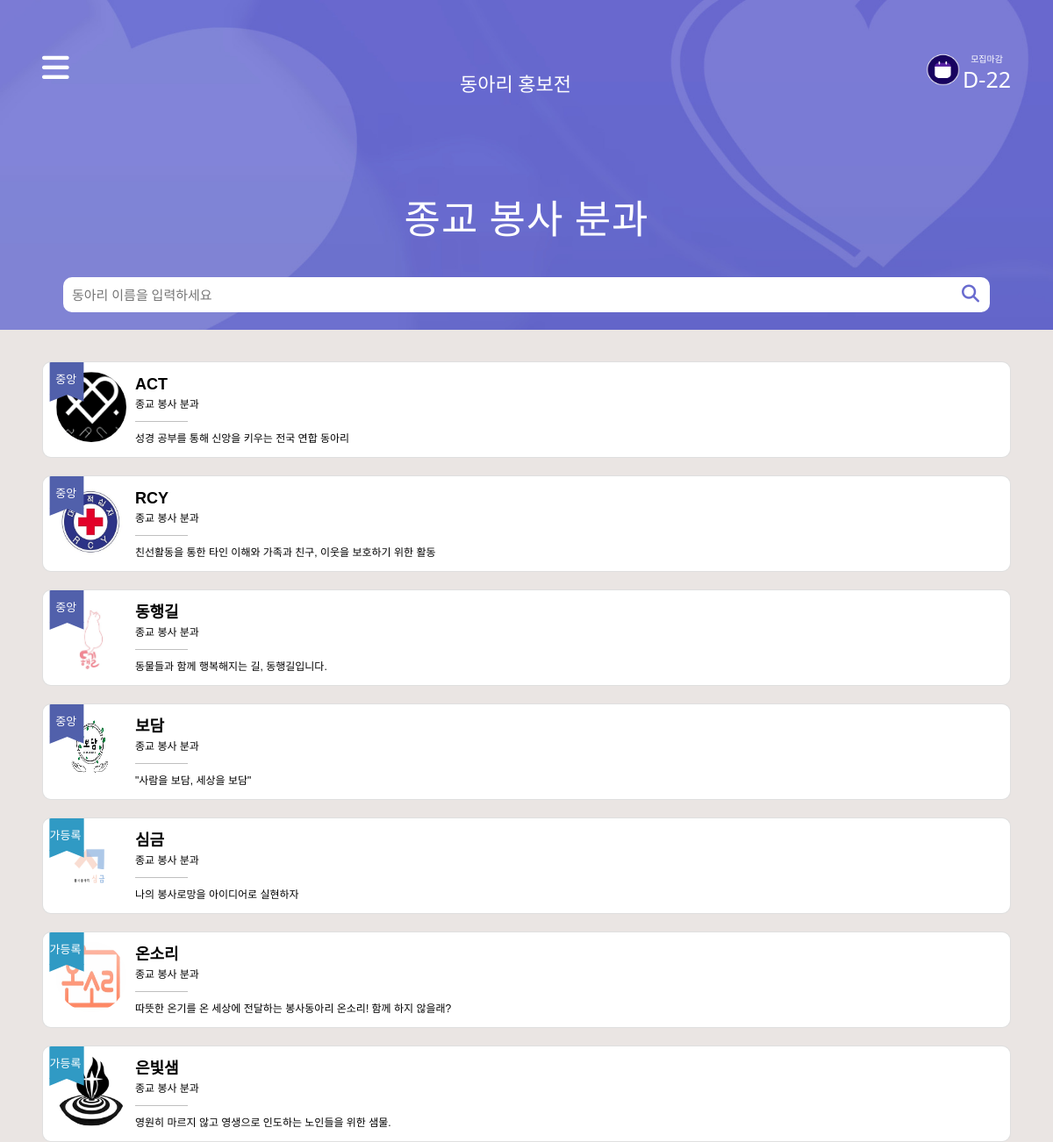
Page /club/3 on the committed database.
### base/models.py (models this page shows, shortened)
class Clubs(models.Model):
    club_id = models.AutoField(primary_key=True)
    club_name = models.CharField(max_length=200, blank=True, null=True)
    main_club = models.IntegerField(blank=True, null=True)
    club_desc = models.CharField(max_length=200, blank=True, null=True)
    user = models.ForeignKey(AuthUser, models.DO_NOTHING, blank=True, null=True)
    club_type = models.ForeignKey(ClubTypes, models.DO_NOTHING)
    club_img = models.ImageField(upload_to='images/', blank=True, null=True) # 활동사진
    club_logo = models.ImageField(upload_to='images/', blank=True, null=True) #로고
    rank = models.IntegerField(blank=True, null=True)
    sns_link = models.CharField(max_length=500, blank=True, null=True) # 여분
    instagram_link = models.CharField(max_length=500, blank=True, null=True)
    facebook_link = models.CharField(max_length=500, blank=True, null=True)
    youtube_link = models.CharField(max_length=500, blank=True, null=True)
    form_link = models.CharField(max_length=500, blank=True, null=True)
    recruitment_content = models.TextField(blank=True, null=True)

class ClubTypes(models.Model):
    club_type_id = models.AutoField(primary_key=True)
    club_type_name = models.CharField(max_length=200, blank=True, null=True)
    club_type_desc = models.CharField(max_length=200, blank=True, null=True)
    club_type = models.IntegerField(blank=True, null=True)
    def __str__(self):
        return self.club_type_name

### club/views.py (the view)
# urls.py: path('<int:club_type>', views.haksool, name="haksool"),
def haksool(request, club_type):
    if club_type == 1:
        template_name = 'club_list1.html'
    elif club_type == 2:
        template_name = 'club_list2.html'
    elif club_type == 3:
        template_name = 'club_list3.html'
    side_menu1 = Clubs.objects.all().filter(club_type = 1)
    side_menu2 = Clubs.objects.all().filter(club_type = 2)
    side_menu3 = Clubs.objects.all().filter(club_type = 3)
    if request.GET.get("keyword"):
        keyword = request.GET.get("keyword")
        club_list = Clubs.objects.all().filter(Q(club_type = club_type) & (Q(club_name__icontains = keyword)))
        return render(request, template_name, {'club_list': club_list, 'club_type': club_type, 'side_menu1':side_menu1, 'side_menu2':side_menu2, 'side_menu3':side_menu3})
    else:
        club_list = Clubs.objects.all().filter(club_type = club_type).order_by('club_name')
        return render(request, template_name, {'club_list': club_list, 'club_type': club_type, 'side_menu1':side_menu1, 'side_menu2':side_menu2, 'side_menu3':side_menu3})

### club/templates/club_list3.html (shortened to what this page needs)
{% load static %}
<!DOCTYPE html>
<html lang="en">
<head>
  <link rel="stylesheet" href="https://maxcdn.bootstrapcdn.com/bootstrap/3.3.2/css/bootstrap.min.css">
  <link rel="stylesheet" href="https://maxcdn.bootstrapcdn.com/bootstrap/3.3.2/css/bootstrap-theme.min.css">
  <link href="https://cdn.jsdelivr.net/npm/bootstrap@5.0.2/dist/css/bootstrap.min.css" rel="stylesheet"
>
</head>
<body>
  <header>
    {% include 'side.html' %}
    <p> 종교 봉사 분과</p>
    <form action="{% url 'haksool' club_type %}" method="GET">
      <div class="search-bar">
        <input type="search" placeholder="동아리 이름을 입력하세요" name="keyword">
        <button type="submit" class="fas fa-search"></button>
      </div>
    </form>
  </header>
  <section>
    {% for club in club_list %}
    <a href="{% url 'home' club.club_id %}">
      <div class="card" style="border-radius: 10px;">
        <div class="c_img">
          <div class="card_img">
            {% if club.club_logo %}
            <img src="{{club.club_logo.url}}" width="80px" height="80px" style="border-radius: 50%">
            {% else %}
            <img src="{% static '1.png' %}" width="80px" height="80px" style="border-radius: 50%">
            {% endif %}
          </div>
          {% if club.main_club == 1 %}
          <img class="flag" src="{% static '중앙.svg' %}" width="40px" height="45px">
          {% elif club.main_club == 0 %}
          <img class="flag" src="{% static '가등록.svg' %}" width="40px" height="45px">
          {% endif %}
        </div>
        <div class="text-wrap">
          <h1>{{club.club_name}}</h1>
          <span>{{club.club_type}}</span>
          <hr style="color: black;" width="60px">
          <span id="club_t">{{club.club_desc}}</span>
        </div>
      </div>
    </a>
    {% endfor %}
  </section>
</body>
</html>

### base/static/css/side.css (style rules this page uses)
body { margin: 0; padding: 0; box-sizing: border-box; height: 100%; }

### club/templates/club_list3.html (style rules this page uses)
html { height: 100%; background-attachment: fixed; background-position: bottom; background: #EAE5E3; }
body { margin: 0; padding: 0; box-sizing: border-box; }
header { position: sticky; color: white; background-image: url("../static/봉사종교분과\ 배경.jpg"); background-size: cover; top: 0; left: 0; right: 0; z-index: 1; }
header>p { padding-top: 4%; font-family: 'Cafe24Danjunghae'; letter-spacing: 1px; font-size: 45px; text-align: center; }
.search-bar { position: relative; width: 96%; margin: 10px 0 0 2%; padding: 20px 4%; }
.search-bar>input { width: 100%; height: 40px; border: 0px; border-radius: 10px; padding-left: 10px; font-size: 15px; color: black; padding-right: 40px; }
.fa-search { background-color: transparent; border: none; position: absolute; right: 8px; top: 36%; font-size: 20px; color: #696BCF; margin-right: 4%; }
section { padding: 3% 4% 5% 4%; width: 100%; height: 100%; background: #EAE5E3; }
.card { z-index: 0; transition: 0.3s; position: relative; width: 100%; max-width: 100%; height: 110px; overflow: hidden; display: inline-block; margin-bottom: 20px; background-color: white; }
.c_img { width: 100px; height: 80px; }
.card_img { position: absolute; left: 15px; top: 11px; }
.flag { position: relative; z-index: 1; margin: 0 7px; }
.text-wrap { position: absolute; bottom: 12px; left: 80px; z-index: 10; padding-left: 25px; }
.text-wrap h1 { font-size: 18px; margin-bottom: 2px; color: black; font-family: 'Noto Sans KR', sans-serif; font-weight: 700; }
.text-wrap span { color: black; font-size: 12px; font-family: 'Noto Sans KR', sans-serif; font-weight: 500; }
.text-wrap #club_t { font-family: 'Noto Sans KR', sans-serif; font-weight: 300; }

### rows in the picture
Clubs: club_logo (picture), main_club 1 (drawn), club_name "ACT", club_type "종교 봉사 분과", club_desc "성경 공부를 통해 신앙을 키우는 전국 연합 동아리"
Clubs: club_logo (picture), main_club 1 (drawn), club_name "RCY", club_type "종교 봉사 분과", club_desc "친선활동을 통한 타인 이해와 가족과 친구, 이웃을 보호하기 위한 활동"
Clubs: club_logo (picture), main_club 1 (drawn), club_name "동행길", club_type "종교 봉사 분과", club_desc "동물들과 함께 행복해지는 길, 동행길입니다."
Clubs: club_logo (picture), main_club 1 (drawn), club_name "보담", club_type "종교 봉사 분과", club_desc "\"사람을 보담, 세상을 보담\""
Clubs: club_logo (picture), main_club 0 (drawn), club_name "심금", club_type "종교 봉사 분과", club_desc "나의 봉사로망을 아이디어로 실현하자"
Clubs: club_logo (picture), main_club 0 (drawn), club_name "온소리", club_type "종교 봉사 분과", club_desc "따뜻한 온기를 온 세상에 전달하는 봉사동아리 온소리! 함께 하지 않을래?"
Clubs: club_logo (picture), main_club 0 (drawn), club_name "은빛샘", club_type "종교 봉사 분과", club_desc "영원히 마르지 않고 영생으로 인도하는 노인들을 위한 샘물."
